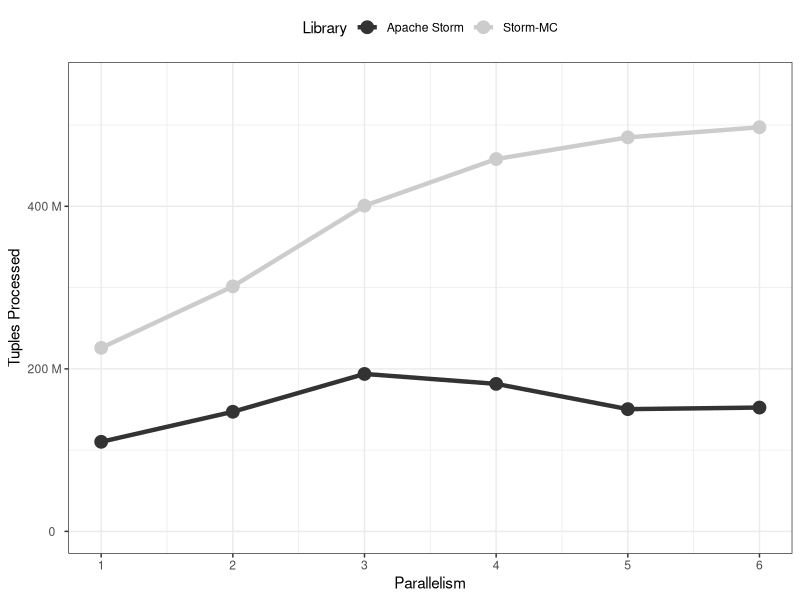

R code for this plot:
# ---- countbolt-plot ----

library("ggplot2")
library("reshape2")
library(scales)
#library(RcolorBrewer)
library(grid)

format_si <- function(...) {
  # Format a vector of numeric values according
  # to the International System of Units.
  # http://en.wikipedia.org/wiki/SI_prefix
  #
  # Based on code by Ben Tupper
  # https://stat.ethz.ch/pipermail/r-help/2012-January/299804.html
  # Args:
  #   ...: Args passed to format()
  #
  # Returns:
  #   A function to format a vector of strings using
  #   SI prefix notation
  #
  
  function(x) {
    limits <- c(1e-24, 1e-21, 1e-18, 1e-15, 1e-12,
                1e-9,  1e-6,  1e-3,  1e0,   1e3,
                1e6,   1e9,   1e12,  1e15,  1e18,
                1e21,  1e24)
    prefix <- c("y",   "z",   "a",   "f",   "p",
                "n",   "µ",   "m",   " ",   "k",
                "M",   "G",   "T",   "P",   "E",
                "Z",   "Y")
  
    # Vector with array indices according to position in intervals
    i <- findInterval(abs(x), limits)
  
    # Set prefix to " " for very small values < 1e-24
    i <- ifelse(i==0, which(limits == 1e0), i)

    paste(format(round(x/limits[i], 1),
                 trim=TRUE, scientific=FALSE, ...),
          prefix[i])
  }
}

mat <- read.csv(file="csv/count.csv")
# melt by parallelism
t <- melt(mat, id.vars=c("parallelism"))
# create plot
k <- ggplot(t, aes(x=parallelism, y=value, fill=variable, color=variable)) +
    scale_fill_grey(name="Library", labels=c("Apache Storm", "Storm-MC")) +
    scale_colour_grey(name="Library", labels=c("Apache Storm", "Storm-MC")) +
    theme_bw() + theme(legend.position="top")

k + geom_line(size=1.5) + geom_point(size=4, type=21) +
    scale_y_continuous(limits=c(0, 550000000), labels=format_si(), name="Tuples Processed") +
    scale_x_continuous(breaks=1:6, name="Parallelism")
    #geom_hline(yintercept=0, size=0.4, color="black")

